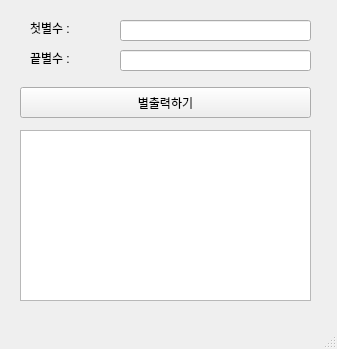
<?xml version="1.0" encoding="UTF-8"?>
<ui version="4.0">
 <class>MainWindow</class>
 <widget class="QMainWindow" name="MainWindow">
  <property name="geometry">
   <rect>
    <x>0</x>
    <y>0</y>
    <width>337</width>
    <height>349</height>
   </rect>
  </property>
  <property name="windowTitle">
   <string>MainWindow</string>
  </property>
  <widget class="QWidget" name="centralwidget">
   <widget class="QLabel" name="lbl1">
    <property name="geometry">
     <rect>
      <x>30</x>
      <y>20</y>
      <width>61</width>
      <height>16</height>
     </rect>
    </property>
    <property name="text">
     <string>첫별수 : </string>
    </property>
   </widget>
   <widget class="QPushButton" name="pb">
    <property name="geometry">
     <rect>
      <x>20</x>
      <y>87</y>
      <width>291</width>
      <height>31</height>
     </rect>
    </property>
    <property name="text">
     <string>별출력하기</string>
    </property>
   </widget>
   <widget class="QLabel" name="lbl2">
    <property name="geometry">
     <rect>
      <x>30</x>
      <y>50</y>
      <width>61</width>
      <height>16</height>
     </rect>
    </property>
    <property name="text">
     <string>끝별수 : </string>
    </property>
   </widget>
   <widget class="QLineEdit" name="leStart">
    <property name="geometry">
     <rect>
      <x>120</x>
      <y>20</y>
      <width>191</width>
      <height>21</height>
     </rect>
    </property>
   </widget>
   <widget class="QLineEdit" name="leEnd">
    <property name="geometry">
     <rect>
      <x>120</x>
      <y>50</y>
      <width>191</width>
      <height>21</height>
     </rect>
    </property>
   </widget>
   <widget class="QTextEdit" name="te">
    <property name="geometry">
     <rect>
      <x>20</x>
      <y>130</y>
      <width>291</width>
      <height>171</height>
     </rect>
    </property>
   </widget>
  </widget>
  <widget class="QMenuBar" name="menubar">
   <property name="geometry">
    <rect>
     <x>0</x>
     <y>0</y>
     <width>337</width>
     <height>26</height>
    </rect>
   </property>
  </widget>
  <widget class="QStatusBar" name="statusbar"/>
 </widget>
 <resources/>
 <connections/>
</ui>
